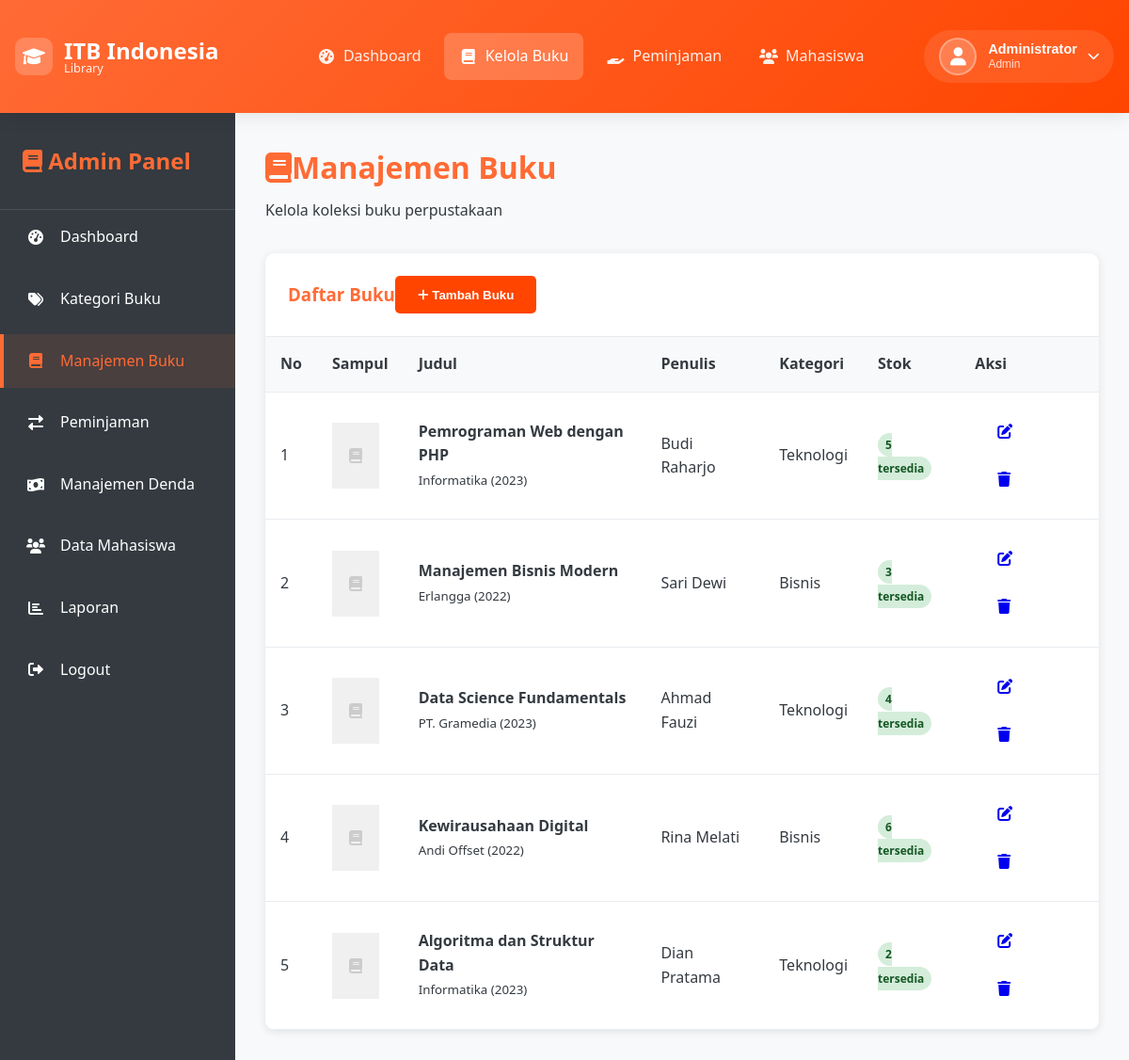
/admin/buku.php (signed in), run on the app's committed database.
### tables this page shows
CREATE TABLE buku (
    id INT AUTO_INCREMENT PRIMARY KEY,
    judul VARCHAR(255) NOT NULL,
    penulis VARCHAR(100) NOT NULL,
    penerbit VARCHAR(100) NOT NULL,
    tahun_terbit YEAR NOT NULL,
    isbn VARCHAR(20),
    kategori_id INT,
    stok INT NOT NULL DEFAULT 0,
    file_pdf VARCHAR(255),
    sampul VARCHAR(255),
    deskripsi TEXT,
    created_at TIMESTAMP DEFAULT CURRENT_TIMESTAMP,
    FOREIGN KEY (kategori_id) REFERENCES kategori(id)
);

CREATE TABLE kategori (
    id INT AUTO_INCREMENT PRIMARY KEY,
    nama_kategori VARCHAR(50) NOT NULL,
    deskripsi TEXT
);

### admin/buku.php (the view, shortened to what this page needs)
<?php
include '../includes/config.php';
$sql = "SELECT b.*, k.nama_kategori FROM buku b LEFT JOIN kategori k ON b.kategori_id = k.id ORDER BY b.created_at DESC";
$buku = $pdo->query($sql)->fetchAll();
?>
<!DOCTYPE html>
<html lang="id">
<head>
    <link rel="stylesheet" href="../assets/css/style.css">
    <link rel="stylesheet" href="../assets/css/dashboard.css">
    <link href="https://cdnjs.cloudflare.com/ajax/libs/font-awesome/6.0.0/css/all.min.css" rel="stylesheet">
</head>
<body>
    <?php include '../includes/header.php'; ?>
    <div class="dashboard-container">
        <?php include 'sidebar.php'; ?>
        <main class="dashboard-main">
            <div class="dashboard-header">
                <h1><i class="fas fa-book"></i>Manajemen Buku</h1>
                <p>Kelola koleksi buku perpustakaan</p>
            </div>
            <div class="table-container">
                <div class="table-header">
                    <h3>Daftar Buku</h3>
                    <button class="btn btn-primary" onclick="toggleForm()">
                        <i class="fas fa-plus"></i> Tambah Buku
                    </button>
                </div>
                <table class="table">
                    <thead>
                        <tr>
                            <th>No</th>
                            <th>Sampul</th>
                            <th>Judul</th>
                            <th>Penulis</th>
                            <th>Kategori</th>
                            <th>Stok</th>
                            <th>Aksi</th>
                        </tr>
                    </thead>
                    <tbody>
                        <?php if(empty($buku)): ?>
                            <tr>
                                <td colspan="7" style="text-align: center;">Tidak ada data buku</td>
                            </tr>
                        <?php else: ?>
                            <?php foreach($buku as $key => $b): ?>
                            <tr>
                                <td><?= $key + 1 ?></td>
                                <td>
                                    <?php if($b['sampul']): ?>
                                        <img src="../uploads/buku/<?= $b['sampul'] ?>" alt="Sampul" style="width: 50px; height: 70px; object-fit: cover;">
                                    <?php else: ?>
                                        <div style="width: 50px; height: 70px; background: #f0f0f0; display: flex; align-items: center; justify-content: center;">
                                            <i class="fas fa-book" style="color: #ccc;"></i>
                                        </div>
                                    <?php endif; ?>
                                </td>
                                <td>
                                    <strong><?= $b['judul'] ?></strong><br>
                                    <small class="text-muted"><?= $b['penerbit'] ?> (<?= $b['tahun_terbit'] ?>)</small>
                                </td>
                                <td><?= $b['penulis'] ?></td>
                                <td><?= $b['nama_kategori'] ?></td>
                                <td>
                                    <span class="badge <?= $b['stok'] > 0 ? 'badge-success' : 'badge-danger' ?>">
                                        <?= $b['stok'] ?> tersedia
                                    </span>
                                </td>
                                <td>
                                    <div class="action-buttons">
                                        <a href="edit_buku.php?id=<?= $b['id'] ?>" class="btn btn-sm btn-warning">
                                            <i class="fas fa-edit"></i>
                                        </a>
                                        <a href="buku.php?hapus=<?= $b['id'] ?>" class="btn btn-sm btn-danger"
                                           onclick="return confirm('Yakin ingin menghapus buku ini?')">
                                            <i class="fas fa-trash"></i>
                                        </a>
                                    </div>
                                </td>
                            </tr>
                            <?php endforeach; ?>
                        <?php endif; ?>
                    </tbody>
                </table>
            </div>
        </main>
    </div>
</body>
</html>

### includes/header.php (shortened to what this page needs)
<?php
$current_role = '';
$user_name = '';
if (isset($_SESSION['admin_id'])) {
    $current_role = 'admin';
    $user_name = $_SESSION['admin_nama'];
} elseif (isset($_SESSION['mahasiswa_id'])) {
    $current_role = 'mahasiswa';
    $user_name = $_SESSION['mahasiswa_nama'];
}
?>
<!DOCTYPE html>
<html lang="id">
<head>
    <link rel="stylesheet" href="assets/css/style.css">
    <link href="https://cdnjs.cloudflare.com/ajax/libs/font-awesome/6.0.0/css/all.min.css" rel="stylesheet">
</head>
<body>
    <header class="main-header">
        <div class="container">
            <nav class="navbar">
                <div class="nav-brand">
                    <a href="index.php" class="logo">
                        <div class="logo-icon">
                            <i class="fas fa-graduation-cap"></i>
                        </div>
                        <div class="logo-text">
                            <span class="logo-main">ITB Indonesia</span>
                            <span class="logo-sub">Library</span>
                        </div>
                    </a>
                </div>
                <div class="nav-menu" id="navMenu">
                    <ul class="nav-links">
                        <?php if($current_role == 'admin'): ?>
                            <li class="nav-item">
                                <a href="admin/dashboard.php" class="nav-link">
                                    <i class="fas fa-tachometer-alt"></i>
                                    <span>Dashboard</span>
                                </a>
                            </li>
                            <li class="nav-item">
                                <a href="admin/buku.php" class="nav-link">
                                    <i class="fas fa-book"></i>
                                    <span>Kelola Buku</span>
                                </a>
                            </li>
                            <li class="nav-item">
                                <a href="admin/peminjaman.php" class="nav-link">
                                    <i class="fas fa-hand-holding"></i>
                                    <span>Peminjaman</span>
                                </a>
                            </li>
                            <li class="nav-item">
                                <a href="admin/mahasiswa.php" class="nav-link">
                                    <i class="fas fa-users"></i>
                                    <span>Mahasiswa</span>
                                </a>
                            </li>
                        <?php endif; ?>
                    </ul>
                    <?php if($current_role): ?>
<div class="nav-user">
    <div class="user-dropdown">
        <button class="user-trigger" id="userTrigger">
            <div class="user-avatar">
                <?php if(isset($_SESSION['mahasiswa_foto']) && !empty($_SESSION['mahasiswa_foto'])): ?>
                    <img src="../<?= htmlspecialchars($_SESSION['mahasiswa_foto']) ?>"
                         alt="Foto Profil"
                         class="user-photo">
                <?php else: ?>
                    <div class="user-photo-placeholder">
                        <i class="fas fa-user"></i>
                    </div>
                <?php endif; ?>
            </div>
            <div class="user-info">
                <span class="user-name"><?= htmlspecialchars($user_name) ?></span>
                <span class="user-role"><?= ucfirst($current_role) ?></span>
            </div>
            <i class="fas fa-chevron-down dropdown-arrow"></i>
        </button>
    </div>
</div>
<?php endif; ?>
                </div>
            </nav>
        </div>
    </header>

### admin/sidebar.php
<?php
$current_page = basename($_SERVER['PHP_SELF']);
?>
<div class="sidebar">
    <div class="sidebar-header">
        <h2><i class="fas fa-book"></i> Admin Panel</h2>
    </div>
    <ul class="sidebar-menu">
        <li>
            <a href="dashboard.php" class="<?= $current_page == 'dashboard.php' ? 'active' : '' ?>">
                <i class="fas fa-tachometer-alt"></i> Dashboard
            </a>
        </li>
        <li>
            <a href="kategori.php" class="<?= $current_page == 'kategori.php' ? 'active' : '' ?>">
                <i class="fas fa-tags"></i> Kategori Buku
            </a>
        </li>
        <li>
            <a href="buku.php" class="<?= $current_page == 'buku.php' ? 'active' : '' ?>">
                <i class="fas fa-book"></i> Manajemen Buku
            </a>
        </li>
        <li>
            <a href="peminjaman.php" class="<?= $current_page == 'peminjaman.php' ? 'active' : '' ?>">
                <i class="fas fa-exchange-alt"></i> Peminjaman
            </a>
        </li>
        <li>
            <a href="denda.php" class="<?= $current_page == 'denda.php' ? 'active' : '' ?>">
                <i class="fas fa-money-bill-wave"></i> Manajemen Denda
            </a>
        </li>
        <li>
            <a href="mahasiswa.php" class="<?= $current_page == 'mahasiswa.php' ? 'active' : '' ?>">
                <i class="fas fa-users"></i> Data Mahasiswa
            </a>
        </li>
        <li>
            <a href="laporan.php" class="<?= $current_page == 'laporan.php' ? 'active' : '' ?>">
                <i class="fas fa-chart-bar"></i> Laporan
            </a>
        </li>
        <li>
            <a href="logout.php">
                <i class="fas fa-sign-out-alt"></i> Logout
            </a>
        </li>
    </ul>
</div>

### assets/css/style.css (style rules this page uses)
:root { --primary: #FF6B35; --secondary: #FFA500; --accent: #FF4500; --white: #FFFFFF; --light: #F8F9FA; --dark: #343A40; --success: #28A745; --danger: #DC3545; --warning: #FFC107; --info: #17A2B8; }
* { margin: 0; padding: 0; box-sizing: border-box; }
body { font-family: 'Segoe UI', Tahoma, Geneva, Verdana, sans-serif; line-height: 1.6; color: var(--dark); background-color: var(--light); }
.container { max-width: 1200px; margin: 0 auto; padding: 0 20px; }
header { background: linear-gradient(135deg, var(--primary), var(--accent)); color: var(--white); padding: 1rem 0; box-shadow: 0 2px 10px rgba(0,0,0,0.1); }
.navbar { display: flex; justify-content: space-between; align-items: center; }
.nav-links { display: flex; list-style: none; gap: 2rem; }
.nav-links a { color: var(--white); text-decoration: none; font-weight: 500; transition: opacity 0.3s; }
.btn { display: inline-block; padding: 0.8rem 1.5rem; border: none; border-radius: 5px; text-decoration: none; font-weight: 600; cursor: pointer; transition: all 0.3s ease; text-align: center; }
.btn-primary { background: var(--accent); color: var(--white); }

### assets/css/dashboard.css (style rules this page uses)
.dashboard-container { display: flex; min-height: calc(100vh - 140px); }
.sidebar { width: 250px; background: var(--dark); color: var(--white); padding: 2rem 0; }
.sidebar-header { padding: 0 1.5rem 2rem; border-bottom: 1px solid #495057; }
.sidebar-header h2 { color: var(--primary); font-size: 1.5rem; }
.sidebar-menu { list-style: none; padding: 0; }
.sidebar-menu li { margin-bottom: 0.5rem; }
.sidebar-menu a { display: flex; align-items: center; padding: 1rem 1.5rem; color: var(--white); text-decoration: none; transition: all 0.3s; border-left: 4px solid transparent; }
.sidebar-menu a:hover, .sidebar-menu a.active { background: rgba(255, 107, 53, 0.1); border-left-color: var(--primary); color: var(--primary); }
.sidebar-menu i { margin-right: 1rem; width: 20px; text-align: center; }
.dashboard-main { flex: 1; padding: 2rem; background: var(--light); }
.dashboard-header { margin-bottom: 2rem; }
.dashboard-header h1 { color: var(--primary); margin-bottom: 0.5rem; }
.table-container { background: var(--white); border-radius: 10px; box-shadow: 0 2px 10px rgba(0,0,0,0.1); overflow: hidden; }
.table-header { padding: 1.5rem; border-bottom: 1px solid #E9ECEF; display: flex; justify-content: between; align-items: center; }
.table-header h3 { color: var(--primary); margin: 0; }
.table { width: 100%; border-collapse: collapse; }
.table th, .table td { padding: 1rem; text-align: left; border-bottom: 1px solid #E9ECEF; }
.table th { background: #F8F9FA; font-weight: 600; color: var(--dark); }
.badge { padding: 0.25rem 0.5rem; border-radius: 50px; font-size: 0.75rem; font-weight: 600; }
.badge-success { background: #D4EDDA; color: #155724; }

### data on the page
buku: judul "Pemrograman Web dengan PHP", penerbit "Informatika", tahun_terbit "2023", penulis "Budi Raharjo", kategori.nama_kategori "Teknologi", stok "5"
buku: judul "Manajemen Bisnis Modern", penerbit "Erlangga", tahun_terbit "2022", penulis "Sari Dewi", kategori.nama_kategori "Bisnis", stok "3"
buku: judul "Data Science Fundamentals", penerbit "PT. Gramedia", tahun_terbit "2023", penulis "Ahmad Fauzi", kategori.nama_kategori "Teknologi", stok "4"
buku: judul "Kewirausahaan Digital", penerbit "Andi Offset", tahun_terbit "2022", penulis "Rina Melati", kategori.nama_kategori "Bisnis", stok "6"
buku: judul "Algoritma dan Struktur Data", penerbit "Informatika", tahun_terbit "2023", penulis "Dian Pratama", kategori.nama_kategori "Teknologi", stok "2"

### other printed values
$user_name "Administrator"
$current_role "Admin"
